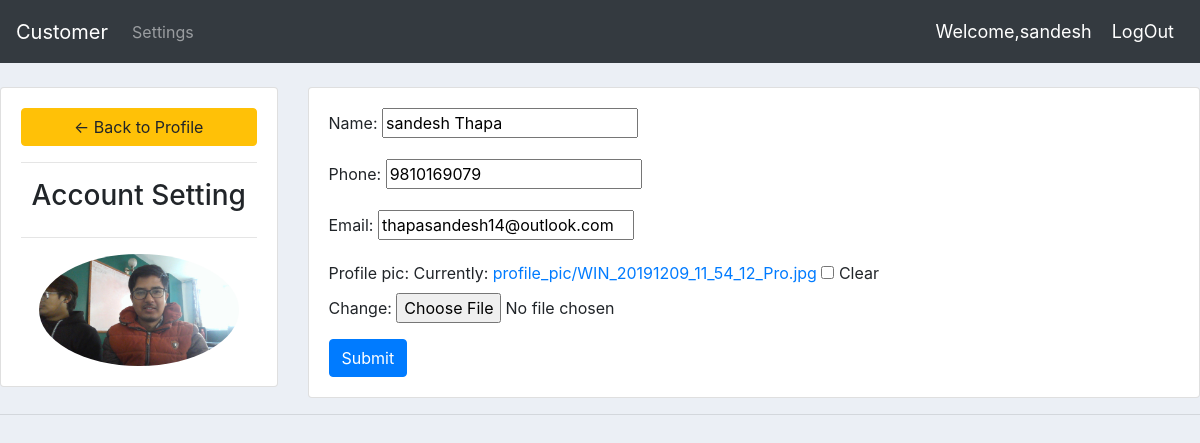
The app's page /user_acc/ (signed in) with its own data.
### accounts/models.py (models this page shows, shortened)
class Customer(models.Model):
    user = models.OneToOneField(User, on_delete=models.CASCADE)
    name = models.CharField(max_length=200, null=True)
    phone = models.CharField(max_length=10, null=True)
    email = models.EmailField(null=True)
    date_created = models.DateTimeField(auto_now_add=True)
    profile_pic = models.ImageField(upload_to='profile_pic', null=True, blank=True)

### accounts/views.py (the view)
# urls.py: path('user_acc/', user_profile, name='user_acc'),
def user_profile(request):
    cus = request.user.customer
    form = CustomerForm(instance=cus)
    if request.method == 'POST':
        form = CustomerForm(request.POST, request.FILES, instance=cus)
        if form.is_valid():
            form.save()
            return redirect('user_page')
    context = {
        'form': form
    }
    return render(request, 'accounts/user_account.html', context)

### accounts/form.py
class CustomerForm(ModelForm):
    class Meta:
        model = Customer
        fields = '__all__'
        exclude = ['user']

### templates/accounts/user_account.html (shortened to what this page needs)
{% extends 'main.html' %}
{% block content %}
    <br>
    <div class="row">
        <div class="col-md-3">
            <div class="card card-body">
                <a href="{% url 'user_page' %}" class="btn btn-warning">&#8592; Back to Profile</a>
                <hr>
                <h3 style="text-align: center">Account Setting</h3>
                <hr>
                <img class="profile-pic" src="{{ user.customer.profile_pic.url}}" alt="Image Cannot be loaded">
            </div>
        </div>
        <div class="col-md-9">
            <div class="card card-body">
                <form action="" method="POST" enctype="multipart/form-data">
                    {{ form.as_p }}
                    <input class="btn btn-primary" type="submit" name="Update information">
                </form>
            </div>
        </div>
    </div>
{% endblock %}

### templates/navebar.html (shortened to what this page needs)
<nav class="navbar navbar-expand-lg navbar-dark bg-dark">
    {% if request.user.is_staff %}
        <a class="navbar-brand" href="#">Admin DashBoard</a>
        <button class="navbar-toggler" type="button" data-toggle="collapse" data-target="#navbarNav"
                aria-controls="navbarNav" aria-expanded="false" aria-label="Toggle navigation">
            <span class="navbar-toggler-icon"></span>
        </button>
        <div class="collapse navbar-collapse" id="navbarNav">
            <ul class="navbar-nav">
                <li class="nav-item ">
                    <a class="nav-link" href="{% url 'homePage' %}">Dashboard <span class="sr-only">(current)</span></a>
                </li>
                <li class="nav-item">
                    <a class="nav-link" href="{% url 'product' %}">Products</a>
                </li>
            </ul>
        </div>
    {% else %}
        <div class="collapse navbar-collapse" id="navbarNav">
            <a class="navbar-brand" href="{% url 'user_page' %}">Customer</a>
            <ul class="navbar-nav">
                <li class="nav-item">
                    <a class="nav-link" href="{% url 'user_acc' %}">Settings</a>
                </li>
            </ul>
        </div>
    {% endif %}
    <span class="hello"> Welcome,{{ request.user }} </span>
    <span><a class="hello" href="{% url 'logout' %}">LogOut</a></span>
</nav>

### static/css/main.css (style rules this page uses)
body { background-color: #ebeff5; }

### templates/navebar.html (style rules this page uses)
.hello { color: white; font-size: 18px; margin: 10px; }

### templates/accounts/user_account.html (style rules this page uses)
.profile-pic { max-width: 200px; max-height: 200px; margin: 0 auto; border-radius: 50%; }

### records on screen
Customer: name "sandesh Thapa", phone "9810169079", email "thapasandesh14@outlook.com"

### other values on screen
{{ request.user }} "sandesh"
